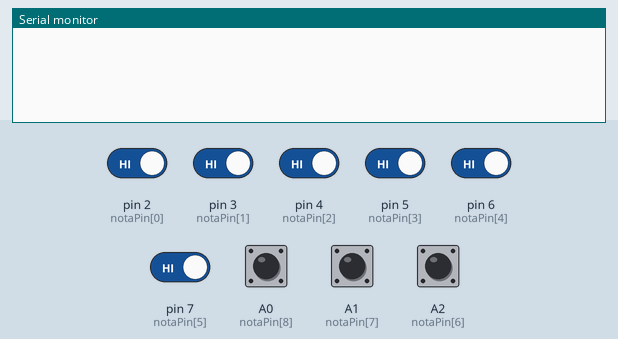
Bench run of a sketch on a simulated Arduino Uno, built with avr-gcc and run on an emulated ATmega328P. Shown: the last lines printed to the serial monitor. The inputs (shaded band) are chosen by the test bench; at power-on: A0 (notaPin[8]), A1 (notaPin[7]), A2 (notaPin[6]), pin 2 (notaPin[0]), pin 3 (notaPin[1]), pin 4 (notaPin[2]), pin 5 (notaPin[3]), pin 6 (notaPin[4]), pin 7 (notaPin[5]) HIGH.

Above: at 1.8 s.
1.9 s: pin 2 (notaPin[0]) driven LOW
At 2.4 s:
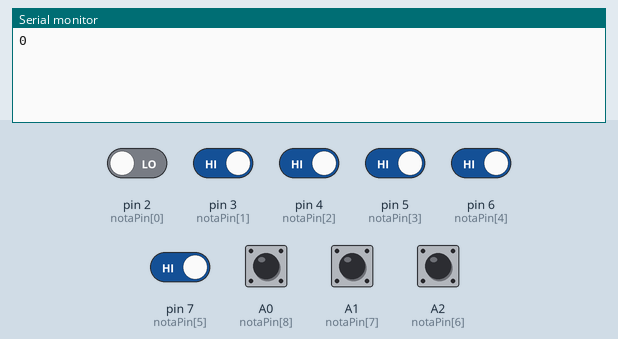
4.0 s: pin 3 (notaPin[1]) driven LOW
At 4.31 s:
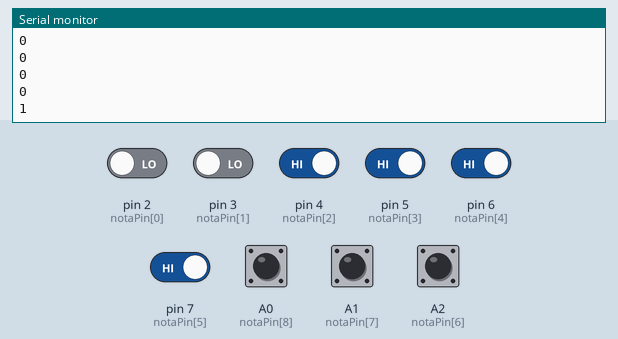
5.5 s: pin 4 (notaPin[2]) driven LOW
At 5.81 s:
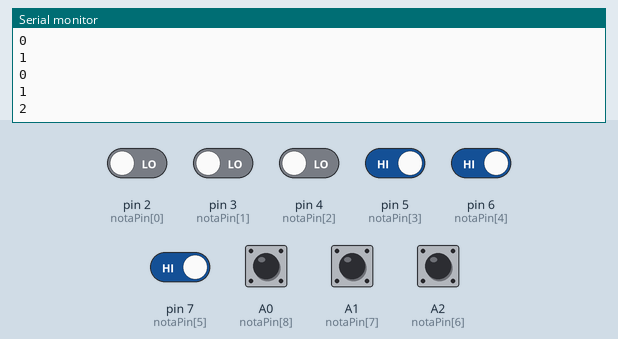
7.0 s: pin 5 (notaPin[3]) driven LOW
At 7.31 s:
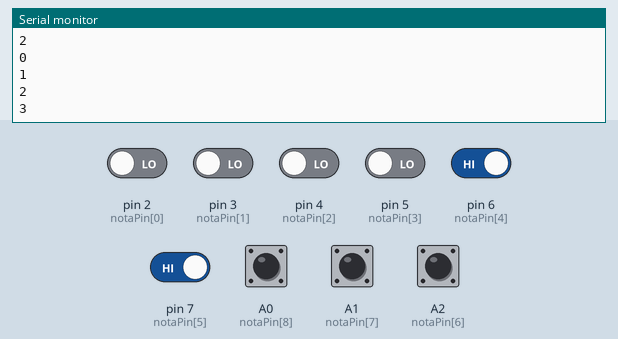
8.5 s: pin 6 (notaPin[4]) driven LOW
At 8.81 s:
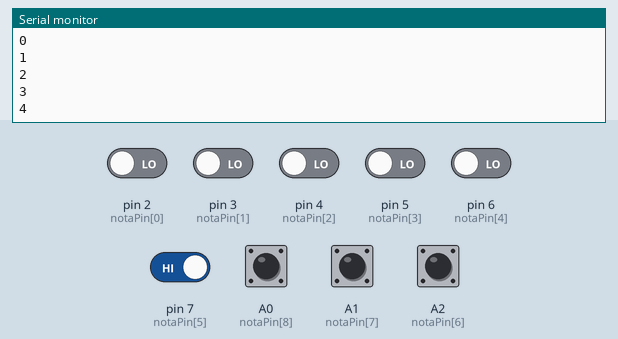
10.0 s: pin 7 (notaPin[5]) driven LOW
At 10.32 s:
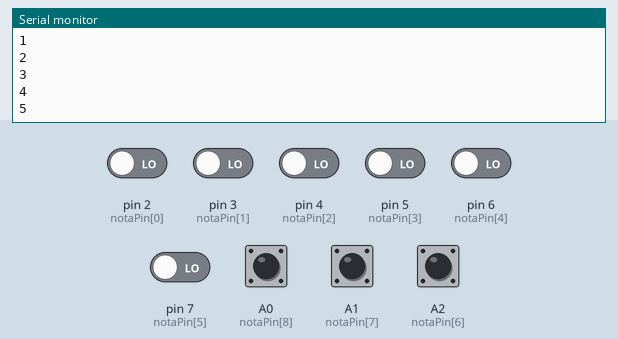
Timing chart, 0 to 12.5 s (numbered marks = the images above; inputs shaded):
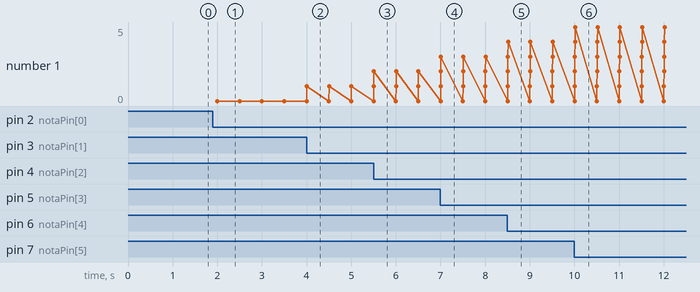

The sketch:

ArpaLaserPy.ino
```cpp
const char notaPin[9] = {
  2,3,4,5,6,7,A2,A1,A0}; //Pin dei sensori in ingresso

void setup(){
  Serial.begin(9600);
  for(int i = 0; i < 9; i++){
    pinMode(notaPin[i],INPUT);
  }
}

void loop(){
  if(!digitalRead(notaPin[0])){
    Serial.println("0");
  }
  if(!digitalRead(notaPin[1])){
    Serial.println("1");
  }
  if(!digitalRead(notaPin[2])){
    Serial.println("2");
  }
  if(!digitalRead(notaPin[3])){
    Serial.println("3");
  }
  if(!digitalRead(notaPin[4])){
    Serial.println("4");
  }
  if(!digitalRead(notaPin[5])){
    Serial.println("5");
  }
  if(!digitalRead(notaPin[6])){
    Serial.println("6");
  }
  if(!digitalRead(notaPin[7])){
    Serial.println("7");
  }
  if(!digitalRead(notaPin[8])){
    Serial.println("8");
  }
  delay(500);
}
```

Measured:
- after the input at 1.9 s, the serial monitor: prints a new line after 0.10 s (image 1)
- after the input at 4.0 s, the serial monitor: prints a new line at once (image 2)
- after the input at 5.5 s, the serial monitor: prints a new line at once (image 3)
- after the input at 7.0 s, the serial monitor: prints a new line at once (image 4)
- after the input at 8.5 s, the serial monitor: prints a new line at once (image 5)
- after the input at 10.0 s, the serial monitor: prints a new line at once (image 6)
- plotted number 1: 0 → 1 after the input at 4.0 s, 1 → 2 after the input at 5.5 s, 2 → 3 after the input at 7.0 s, 3 → 4 after the input at 8.5 s, 4 → 5 after the input at 10.0 s
